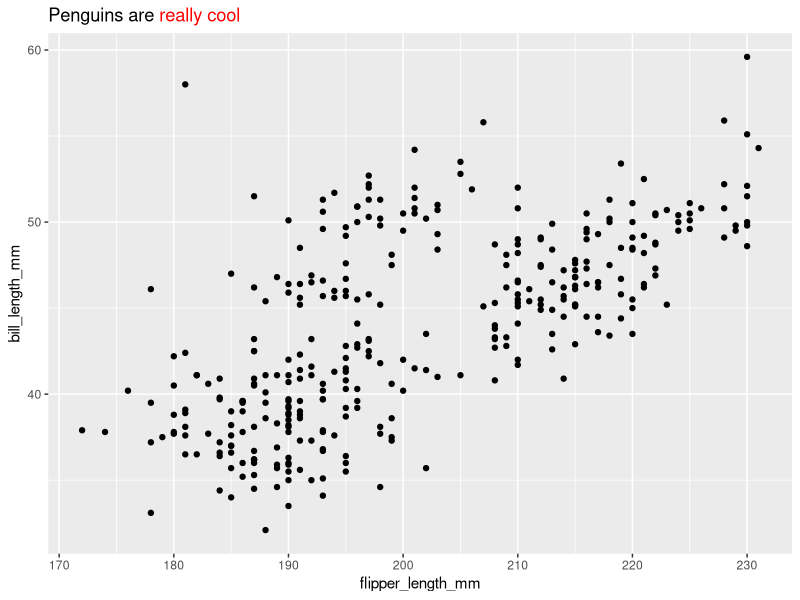

This figure's R source:
library(tidyverse)
library(ggtext)
library(palmerpenguins)

ggplot(data = penguins,
       aes(x = flipper_length_mm,
           y = bill_length_mm)) +
  geom_point() +
  labs(title = "Penguins are <span style='color: red;'>really cool</span>") +
  theme(plot.title = element_markdown())
